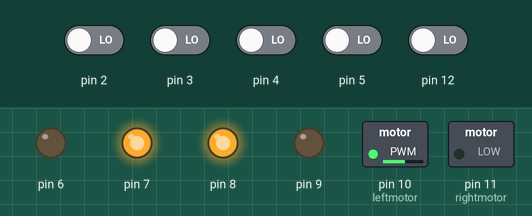
Recording of a sketch running on a simulated Arduino Uno, built with avr-gcc and run on an emulated ATmega328P. Shown: switched loads named in the sketch (green lamp = pin HIGH), output pins drawn as LEDs (lit = HIGH). The inputs (shaded band) are chosen by the test bench; at power-on: pin 2–5, pin 12 LOW.

Above: at 2.4 s.
2.5 s: pin 2 driven HIGH
At 3.3 s:
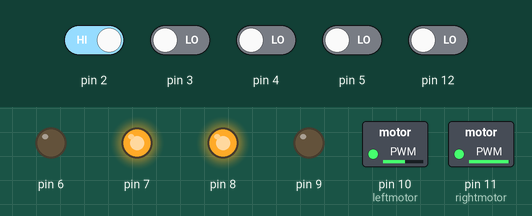
4.0 s: pin 5 driven HIGH
At 4.5 s:
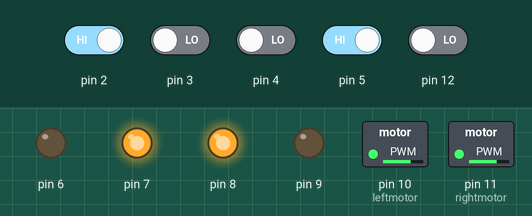
5.5 s: pin 3 driven HIGH
At 6.7 s:
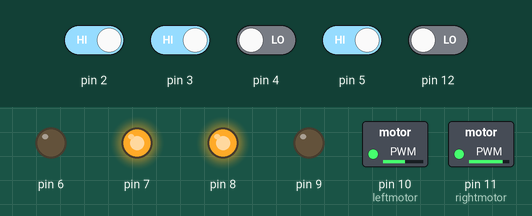
7.0 s: pin 4 driven HIGH
At 8.2 s:
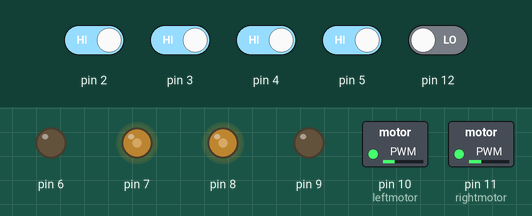
8.5 s: pin 2 driven LOW
At 8.9 s:
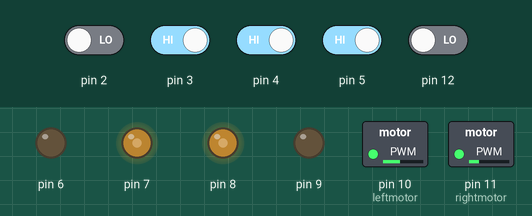
10.0 s: pin 3 driven LOW
At 10.5 s:
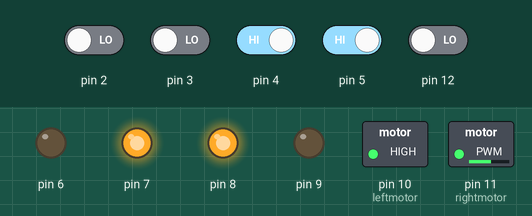
Timing chart, 0 to 12.5 s (numbered marks = the images above; inputs shaded):
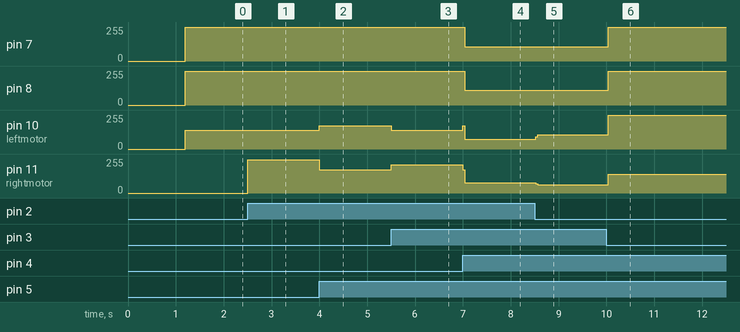

Measured:
- after the input at 2.5 s, pin 11 (rightmotor): 0/255 → 251/255 at once
- after the input at 4.0 s, pin 10 (leftmotor): 140/255 → 175/255 at once; pin 11 (rightmotor): 251/255 → 175/255 at once
- after the input at 5.5 s, pin 10 (leftmotor): 175/255 → 140/255 at once; pin 11 (rightmotor): 175/255 → 213/255 at once
- after the input at 7.0 s, pin 7: 255/255 → 106/255 at once; pin 8: 255/255 → 111/255 at once; pin 10 (leftmotor): 140/255 → 74/255 at once; pin 11 (rightmotor): 213/255 → 78/255 at once
- after the input at 8.5 s, pin 10 (leftmotor): 74/255 → 108/255 at once; pin 11 (rightmotor): 78/255 → 62/255 at once
- after the input at 10.0 s, pin 7: 106/255 → 255/255 at once; pin 8: 111/255 → 255/255 at once; pin 10 (leftmotor): 108/255 → 255/255 at once; pin 11 (rightmotor): 62/255 → 140/255 at once

The sketch:

switch.ino
```cpp
int irArray[4];

int maxS = 255, minS = 140, baseSpeed = 175;
int p = 38;
int d = 55;

int count = 0;
short errorValues[] = {-2,-1,1,2};

int leftSpeed, rightSpeed;
int l_error = 0, diff,error;

void setup() {
  Serial.begin(9600);
  delay(200);
  // set sensor
  for(int i=2;i<=5;i++){
      pinMode(i,INPUT);
  }

  //analog write
  pinMode(10, OUTPUT);//leftmotor
  pinMode(11, OUTPUT);//rightmotor

  //leftMotor
  pinMode(6, OUTPUT);
  pinMode(7, OUTPUT);

  //rightMotor
  pinMode(8, OUTPUT);
  pinMode(9, OUTPUT);

  //switch
  pinMode(12,INPUT);

  isPressed();
  delay(1000);
}

void loop() {
 doPID();

 if(getLine()==6){
  motorStop();
  isPressed();
 }
}

void updateSensorArray(){
  for(int i=2;i<=5;i++){
      irArray[i-2]=digitalRead(i);
  }
}

void moveForward(int pwml,int pwmr){
    leftMotorForwrd(pwml);
    rightMotorForwrd(pwmr);
}

void leftMotorForwrd(int pwm){
    digitalWrite(6,LOW);
    digitalWrite(7,HIGH);
    analogWrite(10,pwm);
}

void rightMotorForwrd(int pwm){
    digitalWrite(8,HIGH);
    digitalWrite(9,LOW);
    analogWrite(11,pwm);
}

void motorStop(){
    digitalWrite(6,LOW);
    digitalWrite(7,LOW);
    analogWrite(10,0);

    digitalWrite(8,LOW);
    digitalWrite(9,LOW);
    analogWrite(11,0);
}

void isPressed(){
   int i;
  do{
   i = digitalRead(12);
  }while(i>0);
}


void readLine(){
 updateSensorArray();
 error = 0;
 count = 0;
 for(int i = 0; i < 4;  i++){
   error += irArray[i] * errorValues[i] ;
   count += irArray[i];
 }

}


void doPID(){
  l_error = error;
  readLine();
  diff = l_error - error;
 if(count == 0){
   while(count == 0){
     readLine();
     if(l_error < 0)
       moveForward(0,140);
     else
       moveForward(140,0);

   }
   moveForward(baseSpeed,baseSpeed);
 }else{

  leftSpeed = baseSpeed + error * p - d * diff;
  rightSpeed = baseSpeed - error * p + d * diff;

  leftSpeed = leftSpeed > maxS ? maxS: leftSpeed ;
  leftSpeed = leftSpeed < minS ? minS : leftSpeed ;

  rightSpeed = rightSpeed > maxS ? maxS: rightSpeed ;
  rightSpeed = rightSpeed < minS ? minS : rightSpeed ;

  moveForward(leftSpeed, rightSpeed);
 }
}

int getLine(){
 updateSensorArray();
 int val=0;
 for(int i = 0; i < 4;  i++){
   val += irArray[i] *i;
 }
 return val;
}
```
